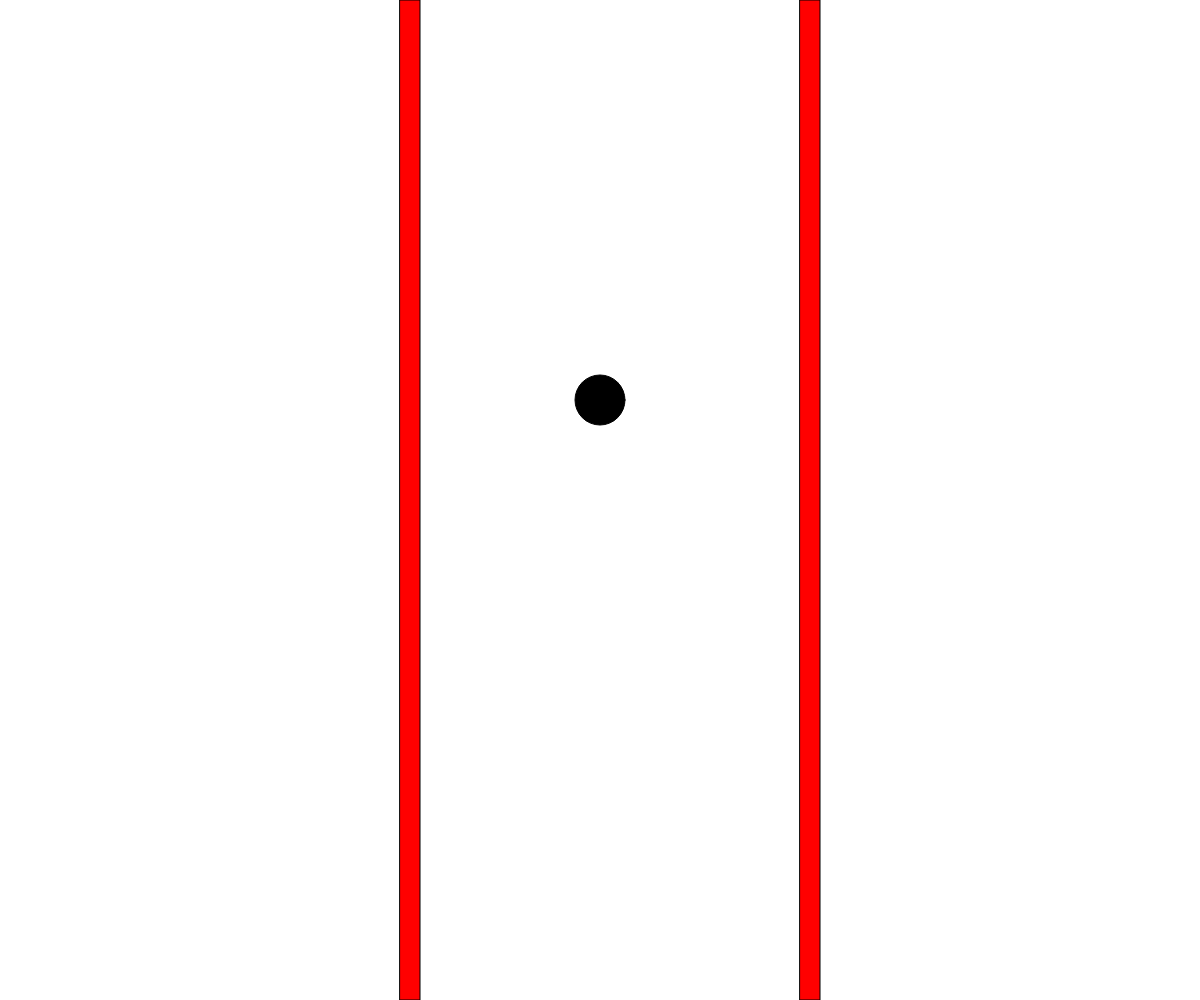
Frame 1 (no input)
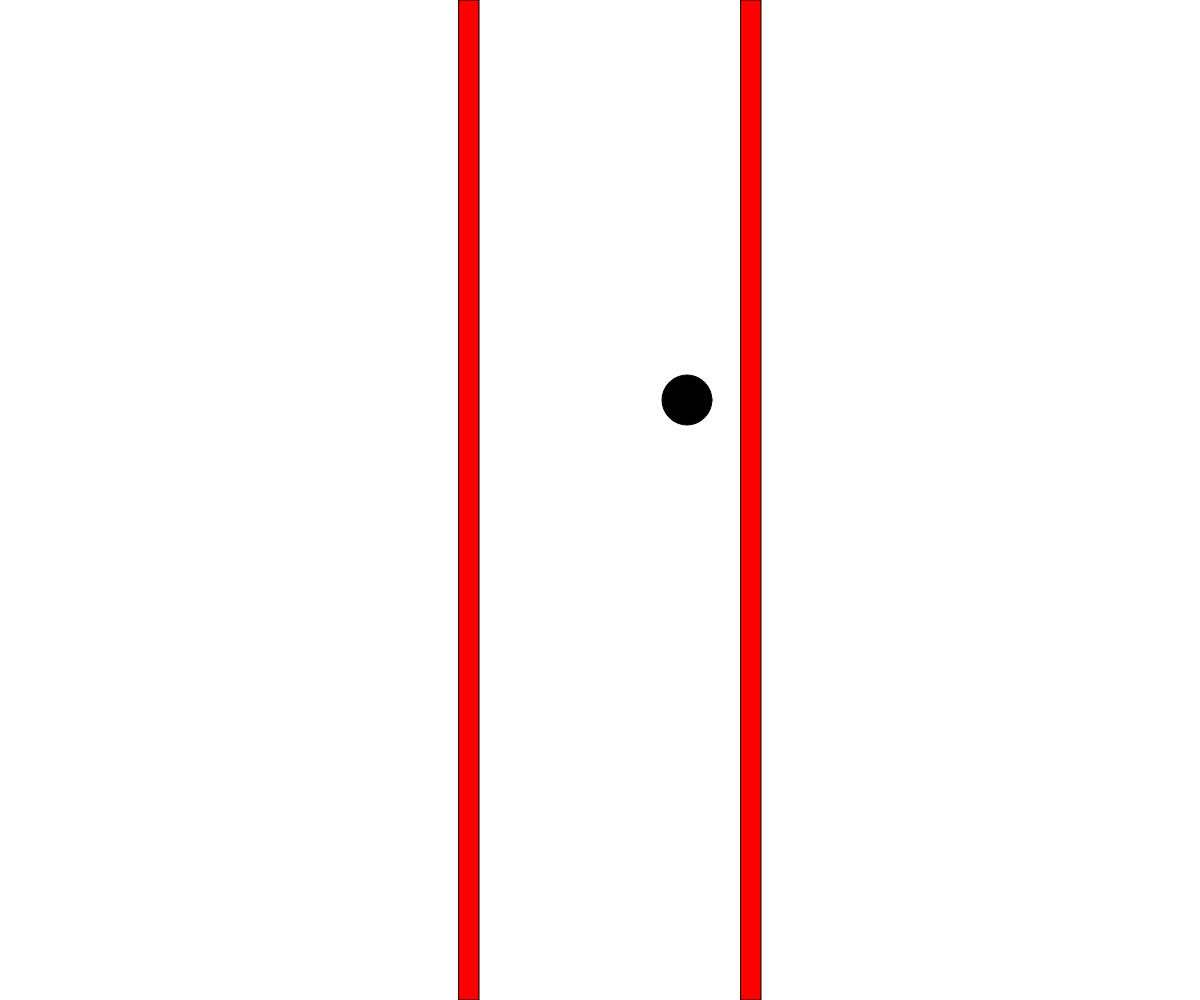
Frame 60 (no input)
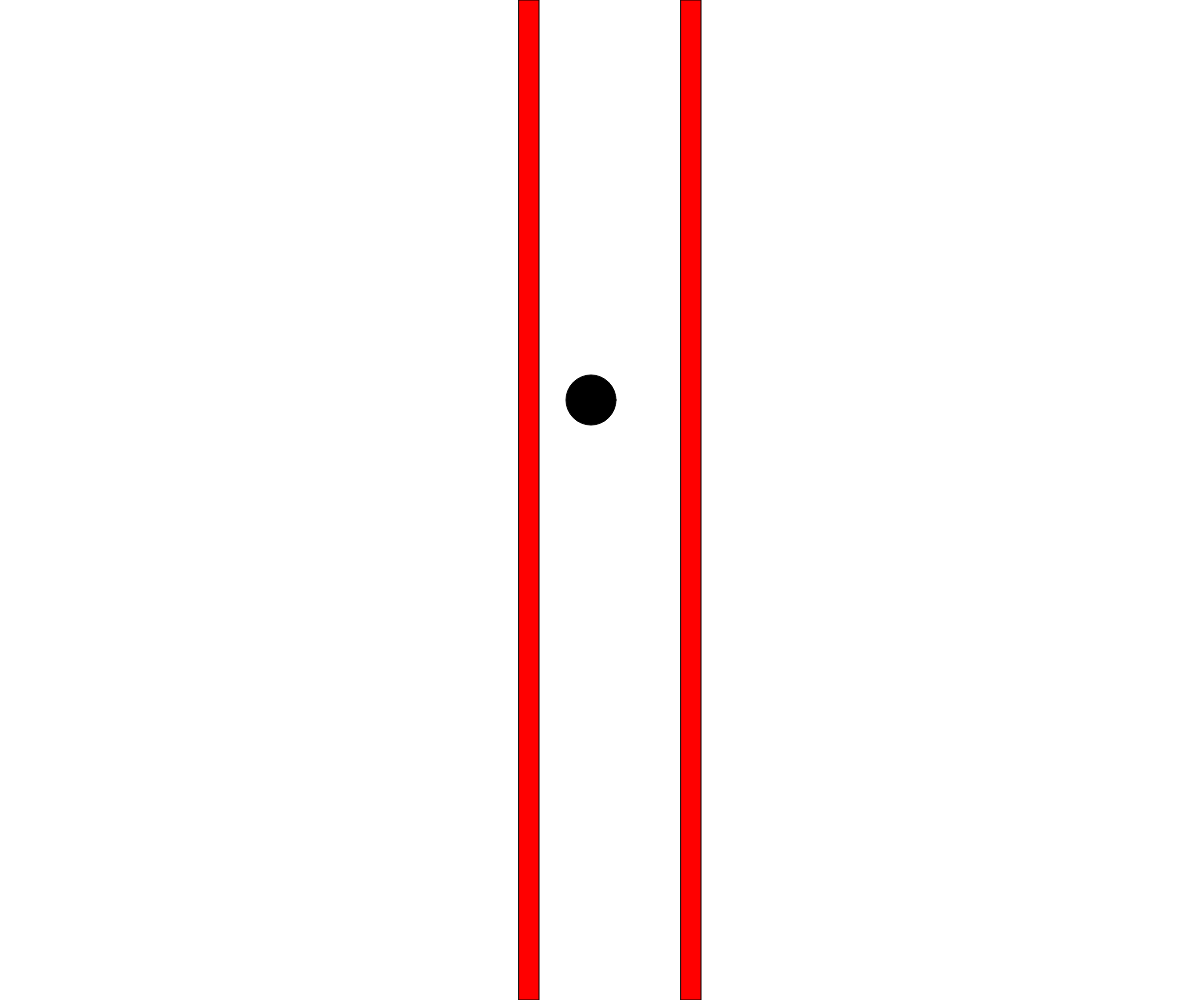
Frame 120 (the mouse pressed at the canvas centre since frame 60)

The p5.js sketch that drew these frames (run headless with seeded random() and noise() and a simulated clock; from frame 60 on, the mouse is pressed at the canvas centre):

// p5.js sketch
// ── sketch.js
const canvasWidth = window.innerWidth;
const canvasHeight = window.innerHeight; 
const centerX = canvasWidth / 2;
    
function setup() {
    createCanvas(canvasWidth, canvasHeight);
}

let ball = {
    x: centerX,
    y: 400,
    speed: 3,
    width: 50,
};

let leftWall = {
    x: centerX - 200, 
    y: 0, 
    width: 20, 
    height: canvasHeight,
    speed: 1
};

let rightWall = {
    x: centerX + 200, 
    y: 0, 
    width: 20, 
    height: canvasHeight,
    speed: -1
};

function draw() {
    // frameRate(4);
    clear();

    // draw walls:
    fill('red');
    rect(leftWall.x, leftWall.y, leftWall.width, leftWall.height);
    rect(rightWall.x, rightWall.y, rightWall.width, rightWall.height);

    // draw circle:
    fill('black');
    if (ball.x + ball.width / 2 >= rightWall.x) {
        ball.speed = Math.abs(ball.speed) * -1;
    }
    if (ball.x - ball.width / 2 <= leftWall.x + leftWall.width) {
        ball.speed = Math.abs(ball.speed);
    }
    circle(ball.x, ball.y, ball.width);
    ball.x += ball.speed;
    if (rightWall.x - leftWall.x <= ball.width + rightWall.width) {
        // walls are smashing the ball
        leftWall.speed *= -1;
        rightWall.speed *= -1;
    } else if (rightWall.x + rightWall.width >= canvasWidth) {
        // right wall hit the right edge of the canvas
        rightWall.speed *= -1;
    } else if (leftWall.x <= 0) {
        // left wall hit the left edge of the canvas
        leftWall.speed *= -1;
    }
    leftWall.x += leftWall.speed;
    rightWall.x += rightWall.speed;
    console.log("ball x position is:", ball.x);
}
